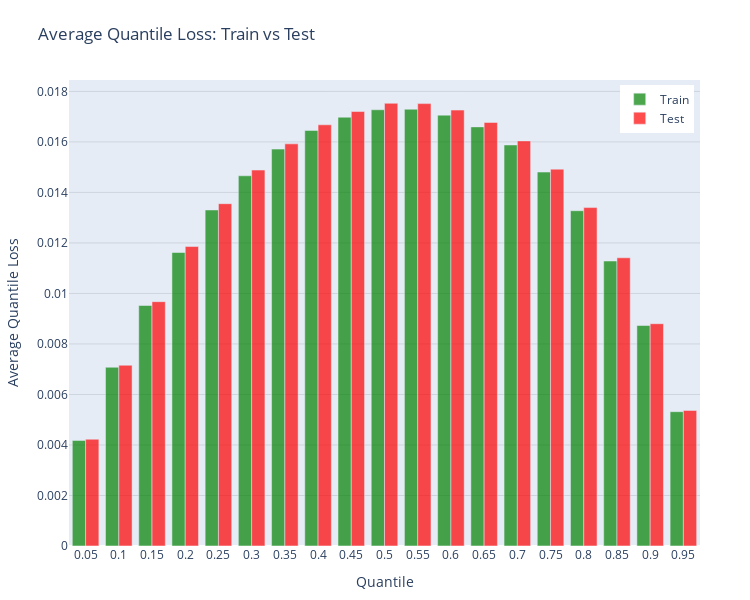

The notebook cell saved with this chart:
### Code cell
# Plot the results
plot_train_test_performance(ols_results)

### Figure 1 — Plotly figure (JSON) as saved in the notebook; plotly's stock layout.template omitted (floating-point values rounded to 4 significant figures)
{"data": [{"marker": {"color": "rgba(0, 128, 0, 0.7)"}, "name": "Train", "type": "bar", "x": ["0.05", "0.1", "0.15", "0.2", "0.25", "0.3", "0.35", "0.4", "0.45", "0.5", "0.55", "0.6", "0.65", "0.7", "0.75", "0.8", "0.85", "0.9", "0.95"], "y": [0.004182, 0.007077, 0.009522, 0.01162, 0.01331, 0.01466, 0.01571, 0.01645, 0.01698, 0.01727, 0.01729, 0.01706, 0.0166, 0.01588, 0.01481, 0.01328, 0.01128, 0.00873, 0.005318]}, {"marker": {"color": "rgba(255, 0, 0, 0.7)"}, "name": "Test", "type": "bar", "x": ["0.05", "0.1", "0.15", "0.2", "0.25", "0.3", "0.35", "0.4", "0.45", "0.5", "0.55", "0.6", "0.65", "0.7", "0.75", "0.8", "0.85", "0.9", "0.95"], "y": [0.004228, 0.007158, 0.009675, 0.01186, 0.01355, 0.01489, 0.01592, 0.01668, 0.0172, 0.01753, 0.01752, 0.01726, 0.01677, 0.01604, 0.01492, 0.0134, 0.01141, 0.008802, 0.005369]}], "layout": {"barmode": "group", "height": 600, "legend": {"x": 0.99, "xanchor": "right", "y": 0.99, "yanchor": "top"}, "margin": {"b": 50, "l": 50, "r": 50, "t": 80}, "title": {"text": "Average Quantile Loss: Train vs Test"}, "width": 750, "xaxis": {"title": {"text": "Quantile"}}, "yaxis": {"gridcolor": "rgba(0,0,0,0.1)", "gridwidth": 1, "showgrid": true, "title": {"text": "Average Quantile Loss"}}}}
